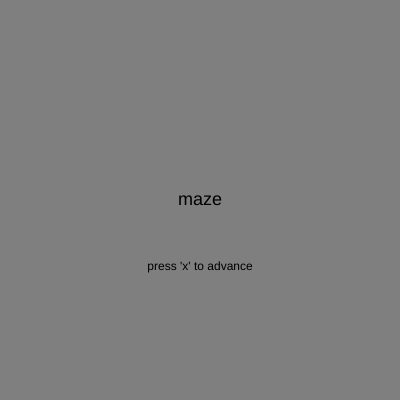
Frame 1 (no input)
Frame 60 (no input): identical to frame 1, image omitted
Frame 120 (the mouse pressed at the canvas centre since frame 60): identical to frame 1, image omitted

The p5.js sketch that drew this single still picture (run headless with seeded random() and noise() and a simulated clock; from frame 60 on, the mouse is pressed at the canvas centre):

// p5.js sketch
// ── sketch.js
// 1. Create a simple game using processing
// 1 - Created simple game with generative mazes for the player to navigate.
// 2. Game should have multiple rounds and display some measure of progress
// 2 - Game shows player movement in maze in relation to visible target.
// 2 - Game makes progressively larger mazes as rounds progress.
// 3. Game can be as abstract as possible, and may address politic
// 3 - Mazes are an abstraction, I suppose?
// 4. Game should involve either:
//  4.a. Timing
//  4.b. An existing arcade game mechanic (e.g. pong)
//  4.c. Words (e.g. hangman, or a similar guessing game)
//  4.d. Moving an avatar around and receiving text
//  4.d - Maze is navigated by avatar and player receives text between rounds.

// This is a proto-creative project,
// one where you an experiment with some effect in a playful way

// There is no requirement to include a win condition,
// but there should be some involvement in the player

const COLOR = 127;
const CANVAS = 400;
// Only handles odd integers
const GRID = 7;
const MAX = 49;
const DIR = { LEFT: 0, UP: 1, RIGHT: 2, DOWN: 3 }
const INPUT = { UP: 'w', DOWN: 's', LEFT: 'a', RIGHT: 'd', ADVANCE: 'x' }
const MODES = { MAZE: 0, TEXT: 1 }
const STATE = { IDLE: 0, MOVING: 1 }
const TEXT = [
    "maze",
    "if at first you don't succeed",
    "you choose your ending",
    "it's okay to quit",
    "do you find mazes soothing?",
    "take your time",
    "there is no rush",
    "you have all the time in the world",
    "embrace the maze",
    "enjoy the journey"
]

let cell, inputs, keys, maze, mode, player, target, txt;

function setup () {
    createCanvas(CANVAS, CANVAS);
    background(COLOR);
    strokeWeight(0);
    textAlign(CENTER, CENTER);

    // Initialize maze
    maze = new Maze(GRID);

    // Initialize player
    player = {
        grid: createVector(1, 1),
        position: createVector(0, 0),
        target: createVector(1, 1),
        state: STATE.IDLE,
        color: 255
    };

    // Initialize target
    target = {
        grid: createVector(0, 0),
        position: createVector(0, 0),
        color: color(0, 230, 200)
    };

    // Initialize inputs array to parse held keys
    inputs = [];
    for (var key in INPUT) {
        inputs.push(INPUT[key]);
    }

    // Initialize held keys object
    keys = Object.create(null);
    inputs.forEach(value => keys[value] = false);

    // Initialize mode for title text
    mode = MODES.TEXT;

    // Initialize text to title text
    txt = 0;
}

function update() {

    // Check and dispatch input events for held keys
    if (keyIsPressed) {
        inputs.forEach(value => { if (keys[value]) { keyDown(value); }});
    }

    // Has the player reached the target?
    if (mode === MODES.MAZE &&
        player.grid.x === target.grid.x &&
        player.grid.y === target.grid.y) {
            // Set text to display to the player
            // 0 is title text; start random at 1
            txt = Math.floor(random(1, TEXT.length));
            mode = MODES.TEXT;
    }

    // Some kluge in here; probably worth refactor but wanted it done
    if (mode === MODES.MAZE && player.state === STATE.MOVING) {
        if (player.grid.x !== player.target.x ||
            player.grid.y !== player.target.y) {
            let targetX = player.target.x * cell + cell / 2;
            let targetY = player.target.y * cell + cell / 2;
            player.position.x += (targetX - player.position.x) * 0.25;
            player.position.y += (targetY - player.position.y) * 0.25;
            if (dist(targetX, targetY,
                player.position.x, player.position.y) < cell / 16) {
                player.grid = createVector(player.target.x, player.target.y);
                player.position = createVector(targetX, targetY);
                player.state = STATE.IDLE;
            }
        } else {
            player.state = STATE.IDLE;
        }
    }
}

function draw() {
    update();

    background(COLOR);

    if (mode === MODES.TEXT) {
        fill(0);
        textSize(18);
        text(TEXT[txt], CANVAS / 2, CANVAS / 2);

        textSize(12);
        text("press 'x' to advance", CANVAS / 2, CANVAS / 3 * 2)
    }
    else if (mode === MODES.MAZE) {
        // Draw Maze - have to because background resets for player
        fill(0);
        for (let y = 0; y < maze.Size.y; y++) {
            for (let x = 0; x < maze.Size.x; x++) {
                if (maze.Grid[y][x]) {
                    square(x * cell, y * cell, cell);
                }
            }
        }

        // Draw Tutorial in first level (first level is GRID + 2)
        if (maze.Size.x < GRID + 4) {
            fill(255);
            textSize(18);
            text("'w': up, 'a': left, 's': down, 'd': right", CANVAS / 2, cell / 2);
        }

        // Draw Target
        fill(target.color);
        // Target is drawn from CENTER, Maze from CORNER- set and then reset
        rectMode(CENTER);
        square(target.position.x, target.position.y, target.size);
        rectMode(CORNER);

        // Draw Player
        fill(player.color);
        circle(player.position.x,
            player.position.y,
            player.size
        );
    }
}

// Function to hadle player movement via player.target property
function movePlayer(dir) {
    if (player.state === STATE.IDLE){
        switch(dir) {
            case DIR.LEFT:
                if (!maze.Grid[player.grid.y][player.grid.x - 1]) {
                    player.target.x = player.grid.x - 1;
                    player.state = STATE.MOVING;
                }
                break;
            case DIR.UP:
                if (!maze.Grid[player.grid.y - 1][player.grid.x]) {
                    player.target.y = player.grid.y - 1;
                    player.state = STATE.MOVING;
                }
                break;
            case DIR.RIGHT:
                if (!maze.Grid[player.grid.y][player.grid.x + 1]) {
                    player.target.x = player.grid.x + 1;
                    player.state = STATE.MOVING;
                }
                break;
            case DIR.DOWN:
                if (!maze.Grid[player.grid.y + 1][player.grid.x]) {
                    player.target.y = player.grid.y + 1;
                    player.state = STATE.MOVING;
                }
                break;
            default:
                break;
        }
    }
}

// INPUT MANAGEMENT
// Replaced keyPressed event for held keys
function keyDown(keye) {
    if (mode === MODES.TEXT && keye === INPUT.ADVANCE) {
        mode = MODES.MAZE;
        shuffleMaze(); 
    } else if (mode === MODES.MAZE) {
        switch(keye) {
            case INPUT.UP:
                movePlayer(DIR.UP);
                break;
            case INPUT.DOWN:
                movePlayer(DIR.DOWN);
                break;
            case INPUT.LEFT:
                movePlayer(DIR.LEFT);
                break;
            case INPUT.RIGHT:
                movePlayer(DIR.RIGHT);
                break;
            default:
                break;
        }
    }
}

// keyPressed and keyReleased now just update a pressed keys object
function keyPressed() {
    if (keys[key] !== undefined) {
        keys[key] = true;
    }
}

function keyReleased() {
    if (keys[key] !== undefined) {
        keys[key] = false;
    }
}

// MAZE MANAGEMENT
function shuffleMaze() {
    // Increase the maze grid size and shuffle based on player grid position
    // (This could change but currently Size returns a vector/sets a number)
    // Maze maxes out at MAX to keep scale reasonable
    if (maze.Size.x < MAX) {
        maze.Size = maze.Size.x + 2;
    }
    maze.shuffle(player.grid.x, player.grid.y);

    // Reset the cell size based on maze size
    cell = CANVAS / maze.Size.x;

    // Set player size appropriate to the cell size and reposition
    player.size = cell * 0.66;
    player.position = createVector(
        player.grid.x * cell + cell / 2,
        player.grid.y * cell + cell / 2
    );

    // Kluge - part of solution to bug with player movement after reset
    player.target = createVector(player.grid.x, player.grid.y);

    // Calculate the maze end furthest from player as the crow flies
    let maxDistance = 0;
    for (let i = 0; i < maze.Ends.length; i++) {
        let end = maze.Ends[i];
        let targetDistance = dist(player.grid.x, player.grid.y, end.x, end.y);
        if ( targetDistance > maxDistance) {
            target.grid = end;
            target.position = createVector(end.x, end.y);
            // Hm, add takes an array but not a single value applied to all?
            target.position.mult(cell).add([cell / 2, cell / 2]);
            maxDistance = targetDistance;
        }
    }

    // Set target size appropriate to the cell size
    target.size = player.size;
}

// ── Maze.js
class Maze {

    _debug = false;

    _ends;
    _grid;
    _size;

    _dimensions = { col: 0, row: 1}

    constructor(size) {
        if (size === undefined) { size = 0; }

        this._size = createVector(size, size);
    }

    get Ends() {
        return this._ends;
    }

    get Size() {
        return this._size;
    }

    get Grid() {
        return this._grid;
    }

    set Size(value) {
        this._size = createVector(value, value);
    }

    log(value) {
        if (this._debug) {
            console.log(value);
        }
    }

    shuffle(x, y) {
        // Reset the grid housing the maze
        this._grid = new Array(this._size.y).fill(0)
            .map(() => new Array(this._size.x).fill(true));

        // Reset the array tracking maze endings
        this._ends = [];

        // Kickoff maze generation from supplied grid position (player position)
        // y, x because I tend to think row dominantly
        this.step(y, x);
    }

    step(y, x) {
        // Set this step false (default/walls are true)
        if (this._grid[y][x] !== false) {
            this._grid[y][x] = false;
        }

        let vectors = [[0,0], [0,0], [0,0], [0,0]];

        while (true) {
            let direction = 0;

            // Check up
            if (y > 1 && this._grid[y - 2][x]) {
                this.track(vectors, direction, this._dimensions.row, y - 2);
                this.track(vectors, direction, this._dimensions.col, x);
                direction++;
            }
            // Check down
            if (y < this._grid.length - 2 && this._grid[y + 2][x]) {
                this.track(vectors, direction, this._dimensions.row,  y + 2);
                this.track(vectors, direction, this._dimensions.col, x);
                direction++;
            }
            // Check left
            if (x > 1 && this._grid[y][x - 2]) {
                this.track(vectors, direction, this._dimensions.row, y);
                this.track(vectors, direction, this._dimensions.col, x - 2);
                direction++;
            }
            // Check right
            if (x < this._grid[y].length - 2 && this._grid[y][x + 2]) {
                this.track(vectors, direction, this._dimensions.row, y);
                this.track(vectors, direction, this._dimensions.col, x + 2);
                direction++;
            }

            // Look for passage ends
            if (direction === 0) {
                let blocked = 0;

                // Check up
                if (this._grid[y - 1][x]) { blocked++; }
                // Check down
                if (this._grid[y + 1][x]) { blocked++; }
                // Check left
                if (this._grid[y][x - 1]) { blocked++; }
                // Check right
                if (this._grid[y][x + 1]) { blocked++; }

                // If 3/4 directions are blocked, it's a passage end
                if (blocked === 3) {
                    this._ends.push(createVector(x, y));
                }

                break;
            }

            // Set the next step direction
            direction = Math.floor(random(direction));

            // Set path false (default/walls are true)
            this._grid
                [(this.track(vectors, direction, this._dimensions.row) + y) / 2]
                [(this.track(vectors, direction, this._dimensions.col) + x) / 2]
                    = false;

            // Proceed to next step based on direction vector
            this.step(
                this.track(vectors, direction, this._dimensions.row),
                this.track(vectors, direction, this._dimensions.col)
            );
        }
    }

    track = function(vector, direction, dimension, value) {
        // Determines whether the function is setting or simply retrieving value
        if (value !== undefined) {
            vector[direction][dimension] = value;
        }

        return vector[direction][dimension];
    }
}
